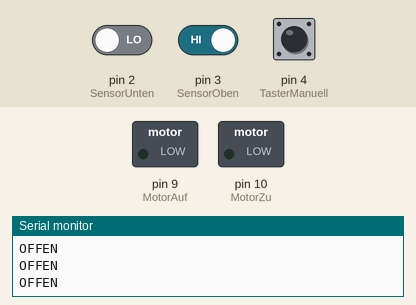
The program below on a simulated Arduino Nano, built with avr-gcc and run on an emulated ATmega328P. On the bench: switched loads named in the program (green lamp = pin HIGH), the last lines printed to the serial monitor. The test bench sets the inputs (shaded band); at power-on: pin 4 (TasterManuell) LOW, pin 2 (SensorUnten) LOW, pin 3 (SensorOben) HIGH.

Above: at 1.3 s.
1.4 s: pin 4 (TasterManuell) pulled HIGH for 0.15 s
At 2.7 s:
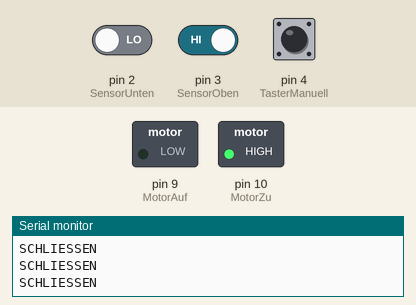
3.0 s: pin 2 (SensorUnten) driven HIGH
At 4.2 s:
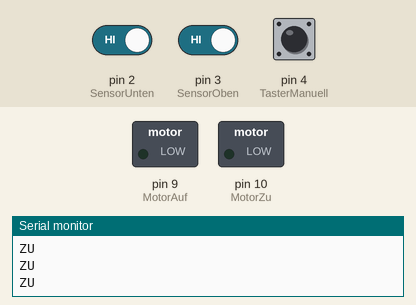
5.0 s: pin 3 (SensorOben) driven LOW and pin 4 (TasterManuell) driven HIGH
At 5.8 s:
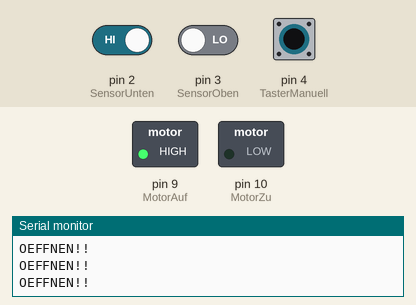
6.6 s: pin 3 (SensorOben) driven HIGH
At 7.1 s:
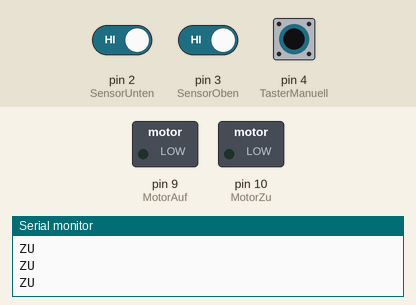
8.2 s: pin 3 (SensorOben) driven LOW
At 9.6 s:
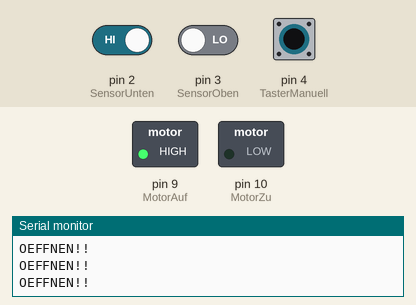
Timing chart, 0 to 10.8 s (numbered marks = the images above; inputs shaded):
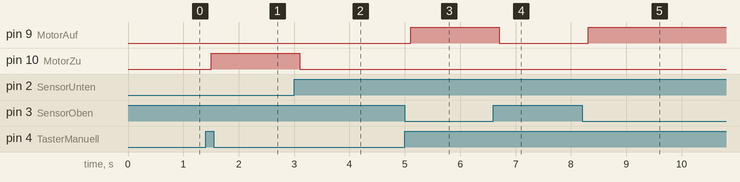

The program:

main.cpp
```cpp
#include <Arduino.h>
#include <GLOBALS.h>
#include <SeriellLesen.h>

//*** I/O des Arduino
#define SensorOben    3               // Sensor oben, Schließer -> Tor geöffnet
#define SensorUnten   2               // Sensor unten, Schließer -> Tor geschlossen
#define TasterManuell 4               // Taster zum Steuern des Tores, Schließer
#define MotorAuf      9               // H-Brücke, Anschluss zum Öffnen des Tores
#define MotorZu       10              // H-Brücke, Anschluss zum Schließen des Tores

#define ST_Bereit     1
#define ST_ZU         2
#define ST_OFFEN      3
#define ST_OEFFNEN    4
#define ST_SCHLIESSEN 5


bool Su, So, Taster, Mauf, Mzu;


//byte frame[4];

int Zustand;
int ZeitFaktor=1;

unsigned long Startzeit=0;
byte frame[4];
//*** Serielle Kommunikation
bool _SerOpen = false, _SerClose=false;
unsigned long SchliessIntervall=10000;   // Zeit, bis zum automatischen Schließen, zum Testen auf 5 Sekunden gesetzt


//*** Methoden Header
void EingaengeLesen();
void Bedingungen();
void Aktionen();
void SeriellLesen();

void setup() {

  Serial.begin(115200);

  pinMode(SensorOben,INPUT_PULLUP);
  pinMode(SensorUnten,INPUT);
  pinMode(TasterManuell,INPUT);
  pinMode(MotorAuf,OUTPUT);
  pinMode(MotorZu,OUTPUT);

  //*** Sensoren auslesen, um den Zustand des Tores bestimmen zu können
  EingaengeLesen();

  if(!Su && !So)
    Zustand=ST_Bereit;
  if(So)
    Zustand=ST_OFFEN;
  if(Su)
    Zustand=ST_ZU;

  if(Zustand==ST_Bereit || Zustand==ST_OFFEN)
    Startzeit=millis();

  //*** Fehler muss noch kontrolliert werden (beide Sensoren aktiv!!)

}

void loop()
{
  //*************************/
  //*** Eingänge einlesen ***/
  //*************************/
    EingaengeLesen();
    SeriellLesen();

  //******************************************************************************************************/
  //*** Bedingungen und Übergänge kontrollieren, um zu wissen, welcher Zustand gerade aktiv sein muss ****/
  //******************************************************************************************************/
    Bedingungen();

  //*****************/
  //*** AKTIONEN ****/
  //*****************/
    Aktionen();

}

void EingaengeLesen()
{
  So=digitalRead(SensorOben)==HIGH;
  Su=digitalRead(SensorUnten)==HIGH;
  Taster=digitalRead(TasterManuell)==HIGH;


  delay(100);
}

// void SeriellLesen()
// {
//   if(Serial.available()>0)
//   {
//     frame[0]=Serial.read();
//     if(frame[0]=='@')
//     {
//       delay(5);
//       int counter=1;
//       while(Serial.available()>0 && counter<4)
//       {
//         frame[counter++]=Serial.read();
//       }
//       if(frame[3]==';')
//       {
//         //** Fehlerfreies Frame erhalten ***//
//         switch(frame[1])
//         {
//           case 'o':
//             _SerOpen=true;
//           break;
//           case 'c':
//             _SerClose=true;
//             break;
//           case 't':
//             //*** Neues WarteIntervall festgelegt
//             SchliessIntervall=frame[2];
//             Serial.print("Neue Wartezeit :");
//             Serial.println(SchliessIntervall);
//             break;
//         }
//       }
//       else
//       {
//         // ** Fehlerhaftes Frame erhalten
//       }

//     }
//     else
//     {
//       //*** Fehlerhaftes Frame
//     }

//   }
// }
void Bedingungen()
{

  //*** Von ZU auf OEFFNEN
  if(Zustand==ST_ZU && (Taster==true || _SerOpen))
  {
    Zustand=ST_OEFFNEN;
    _SerOpen=false;
  }

  //*** Von OEFFNEN auf OFFEN
  if(Zustand==ST_OEFFNEN && So==true)
  {
    Zustand=ST_OFFEN;
    Startzeit=millis();                     // Zum erkennen, ob das Tor länger als Intervall Sekunden offen ist.
  }
   //*** von OFFEN auf SCHLIESSEN
   if(Zustand==ST_OFFEN && (Taster==true || (millis()- Startzeit >= SchliessIntervall) || _SerClose))
   {
     Zustand=ST_SCHLIESSEN;
     _SerClose=false;
   }

   //*** Von SCHLIESSEN auf ZU
   if(Zustand==ST_SCHLIESSEN && Su==true)
   {
     Zustand=ST_ZU;
   }

   //*** von BEREIT auf OEFFNEN
   if(Zustand==ST_Bereit && (Taster==true || _SerOpen))
   {
     Zustand=ST_OEFFNEN;
     _SerOpen=false;
   }

   //*** BEREIT auf SCHLIESSEN weil die Zeit abgelaufen ist
   if(Zustand==ST_Bereit && ((millis()- Startzeit >= SchliessIntervall) || _SerClose))
   {
     Zustand=ST_SCHLIESSEN;
     _SerClose=false;
   }
}

void Aktionen()
{
  switch (Zustand)
  {
  case ST_OFFEN:
      digitalWrite(MotorAuf,LOW);
      digitalWrite(MotorZu,LOW);
      Serial.println("OFFEN");    //***
    break;
  case ST_OEFFNEN:
      digitalWrite(MotorAuf,HIGH);
      digitalWrite(MotorZu,LOW);
      Serial.println("OEFFNEN!!");
    break;
  case ST_ZU:
      digitalWrite(MotorAuf,LOW);
      digitalWrite(MotorZu,LOW);
      Serial.println("ZU");
    break;
  case ST_SCHLIESSEN:
      digitalWrite(MotorZu,HIGH);
      digitalWrite(MotorAuf,LOW);
      Serial.println("SCHLIESSEN");
    break;
  case ST_Bereit:
      digitalWrite(MotorAuf,LOW);
      digitalWrite(MotorZu,LOW);
      Serial.println("B E R E I T ");
    break;
  default:
    break;
  }
}
```

GLOBALS.h
```cpp
#ifndef GLOBALS_H
#define GLOBALS_H
#include <Arduino.h>

extern byte frame[4];
//*** Serielle Kommunikation
extern bool _SerOpen , _SerClose;
extern unsigned long SchliessIntervall;   // Zeit, bis zum automatischen Schließen, zum Testen auf 5 Sekunden gesetzt


#endif
```

SeriellLesen.cpp
```cpp
#include <SeriellLesen.h>
#include <GLOBALS.h>

void SeriellLesen()
{
  if(Serial.available()>0)
  {
    frame[0]=Serial.read();
    if(frame[0]=='@')
    {
      delay(5);
      int counter=1;
      while(Serial.available()>0 && counter<4)
      {
        frame[counter++]=Serial.read();
      }
      if(frame[3]==';')
      {
        //** Fehlerfreies Frame erhalten ***//
        switch(frame[1])
        {
          case 'o':
            _SerOpen=true;
          break;
          case 'c':
            _SerClose=true;
            break;
          case 't':
            //*** Neues WarteIntervall festgelegt
            SchliessIntervall=frame[2];
            Serial.print("Neue Wartezeit :");
            Serial.println(SchliessIntervall);
            break;
        }
      }
      else
      {
        // ** Fehlerhaftes Frame erhalten
      }

    }
    else
    {
      //*** Fehlerhaftes Frame
    }

  }
}
```

SeriellLesen.h
```cpp
#ifndef SERIELLLESEN_H
#define SERIELLLESEN_H
#include <Arduino.h>


void SeriellLesen();

#endif
```

Measured:
- after the input at 1.4 s, pin 10 (MotorZu): LOW → HIGH after 0.10 s
- after the input at 3.0 s, pin 10 (MotorZu): HIGH → LOW after 0.10 s
- after the input at 5.0 s, pin 9 (MotorAuf): LOW → HIGH after 0.11 s
- after the input at 6.6 s, pin 9 (MotorAuf): HIGH → LOW after 0.11 s
- after the input at 8.2 s, pin 9 (MotorAuf): LOW → HIGH after 0.11 s
